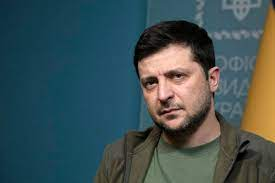
#> input picture hw6/zelensky.jpg, 275 x 183 px, found by its file name
$ python pt1.py
#> lines starting #> are read from the running program, lines starting #| are printed output that depends on the picture
from matplotlib.image import imread
import matplotlib.pyplot as plt
import time

class Image:
    def __init__(self, path, load_time):
#> called with path = 'hw6/zelensky.jpg', load_time = 5
        self.img = imread(path)
#> self.img is the input picture: shape (183, 275, 3); mean R, G, B 63.8, 82.2, 84.1
        self.load_time = load_time
        self.proxy = ImageProxy()

    def show_image(self):
        self.proxy.check_and_placehold(load_time=self.load_time, img=self.img)


class ImageProxy:
    def __init__(self):
        self.wait_time = 2
        self.placeholder = imread("hw6/placeholder.png")
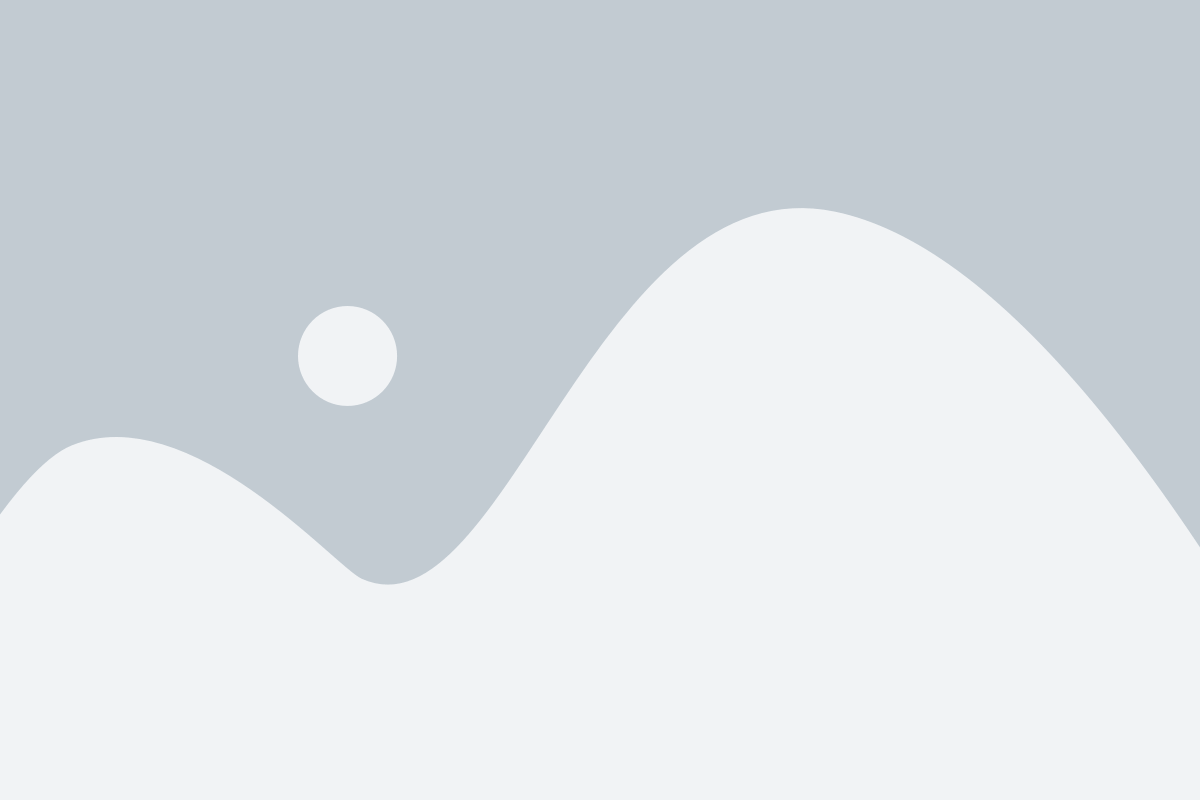
#> input picture hw6/placeholder.png, 1200 x 800 px, found by its file name
#> self.placeholder is the input picture: shape (800, 1200, 4) float32; mean R, G, B, A 0.85, 0.867, 0.885, 1
#> call 2 of __init__, with path = 'hw6/putin.jpeg', load_time = 1
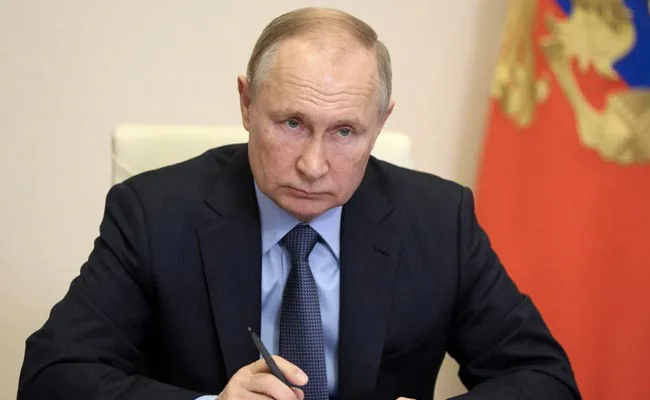
#> input picture hw6/putin.jpeg, 650 x 400 px, found by its file name
#> in __init__, self.img is the input picture: shape (400, 650, 3); mean R, G, B 142.3, 113.2, 101


    def check_and_placehold(self, load_time, img):
        if load_time>self.wait_time:
            print("Showing placeholder as it takes time to load.")
            plt.imshow(self.placeholder)
            plt.show()
            time.sleep(load_time)
            plt.imshow(img)
            plt.show()
        else:
            print("Showing the image, no much time to load. Putin takes no time.")
            time.sleep(load_time)
            plt.imshow(img)
            plt.show()


putin_path = 'hw6/putin.jpeg'
zelensky_path = 'hw6/zelensky.jpg'
load_time = 5

user1 = Image(path=zelensky_path, load_time=5)
user2 = Image(path=putin_path, load_time=1)

user1.show_image()

user2.show_image()
